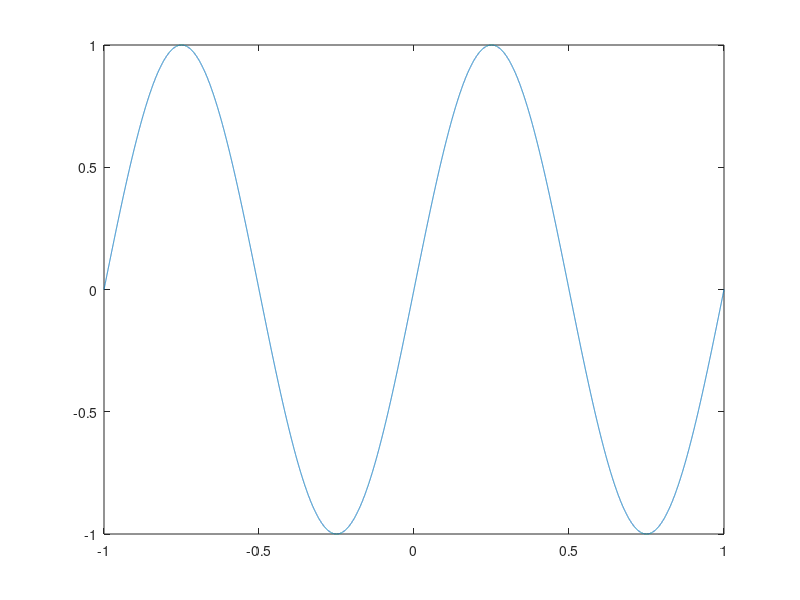

This figure's MATLAB source: (Note: this script raises an error after producing the figure.)
clear all;clc;
t=linspace(-1,1,2^15);
func=zeros(size(t));
for freq=1:1
   func=func+sin(2*pi*freq*t);
end
figure,
plot(t,func);

a=fourierTransform(func,t);
